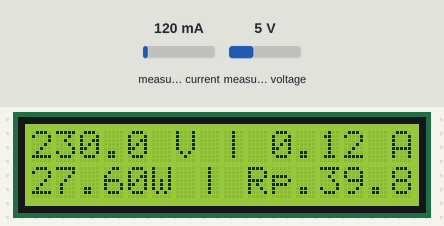
This sketch was run on a simulated Arduino Uno, built with avr-gcc and run on an emulated ATmega328P. On the bench: 16×2 character LCD. The test bench sets the inputs (shaded band); at power-on: measured current 120 mA, measured voltage 5 V. What the sketch prints to the serial monitor is not drawn.

Above: at 1.2 s.
1.3 s: measured current set to 40 mA
At 2.4 s:
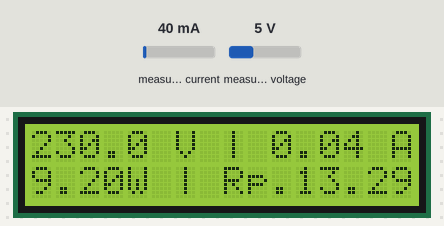
3.3 s: measured voltage set to 0.3 V
At 5.8 s:
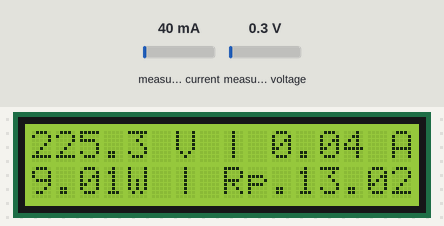
6.2 s: measured current set to 500 mA
At 8.1 s:
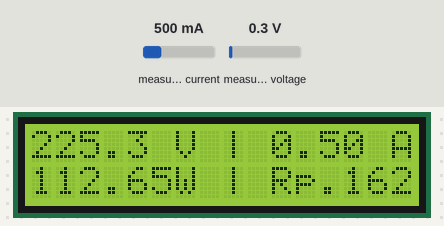
9.0 s: measured voltage set to 3.8 V
At 11.7 s:
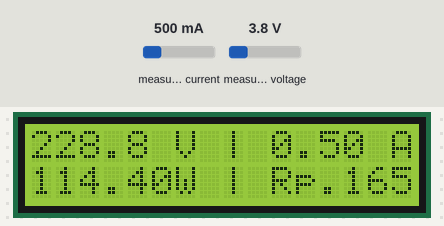
Timing chart, 0 to 12.9 s (numbered marks = the images above; inputs shaded):
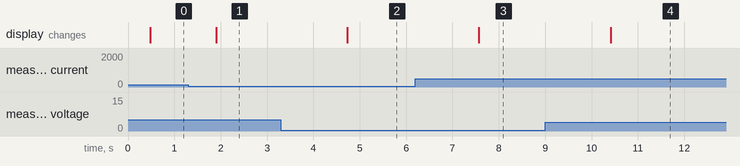

The sketch:

kwhmeter_jadi.ino
```cpp
#include "EmonLib.h"
#include <LiquidCrystal_I2C.h>

EnergyMonitor emon1;
LiquidCrystal_I2C lcd(0x27, 16, 2);


void setup()
{
  Serial.begin(9600);
  lcd.begin();
  lcd.backlight();

  emon1.voltage(1, 234.26, 1.7); //angka 234,.26 dan 1.7 dapat dirubah. namun lebih mudah untuk mengatur variable resistor
  emon1.current(0, 35);         // nilai 35 bisa diubah sesuai kalibrasi, samakan dengan ampere meter hingga output sama
}

void loop()
{
//semua perhitungan dipanggil disini dengan variable (Irms, supplyVoltage, Daya, Tarif)
  emon1.calcVI(20,2000);
  double Irms = emon1.calcIrms(1480);
  double supplyVoltage  = emon1.Vrms;
  double Daya = Irms*supplyVoltage;
  double kWh = (Daya/1000);         //nilai kWh = W/1000 nilai konsumsi daya dalam 1 jam. jika konsumsi 3 maka tinggal dikalikan 3 saja
  double Tarif = kWh*1444.70;      //nilai 1444.70 adalah nilai tarif perkwh sesuaikan dengan update harga pln (dibulatkan dalam 1 jam)


  //menampilkan di serial monitor
  lcd.clear();
  lcd.setCursor(0,0);
  lcd.print(supplyVoltage,1);
  Serial.print("Tegangan : ");
   Serial.print(supplyVoltage,1);
     Serial.print("V");
  lcd.print(" V | ");
  lcd.print(Irms,2);
  Serial.println("Arus : ");
   Serial.print(Irms,2);
    Serial.print("A");
  lcd.print(" A");
  lcd.setCursor(0,1);
  lcd.print(Daya,2);
  Serial.println("Daya : ");
    Serial.print(Daya,2);
      Serial.print("Watt");
  lcd.print("W | ");
  lcd.print("Rp.");
  Serial.println("Tarif : Rp.");
    Serial.print(Tarif);
  lcd.print(Tarif);

  delay(1000);
}
```

Measured:
- after the input at 1.3 s, the display: changes after 0.60 s (image 1)
- after the input at 3.3 s, the display: changes after 1.4 s (image 2)
- after the input at 6.2 s, the display: changes after 1.4 s (image 3)
- after the input at 9.0 s, the display: changes after 1.4 s (image 4)
